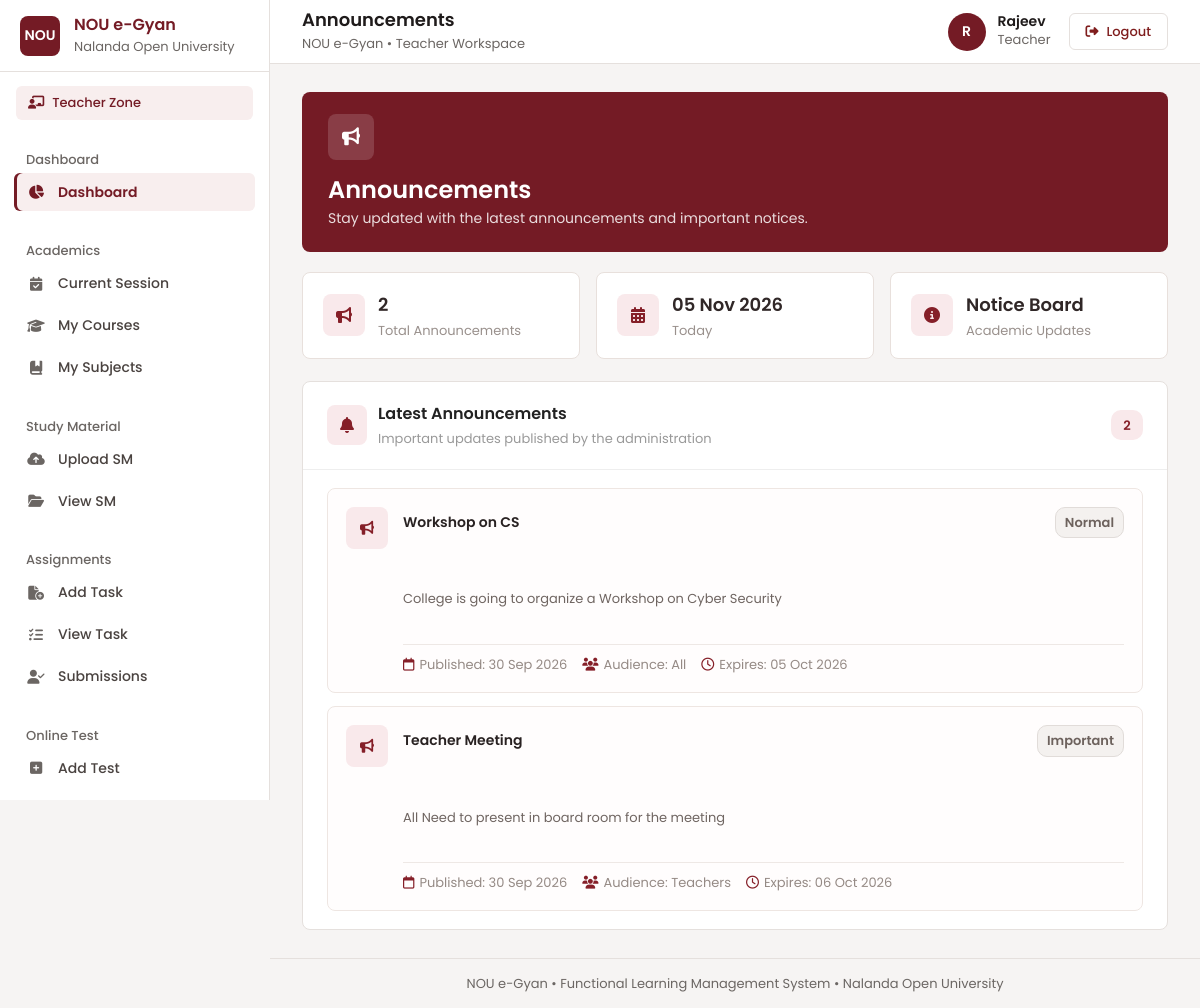
Screenshot of /tannouncement (signed in) with the database file from the repository.
### myapp/models.py (models this page shows, shortened)
class tbl_teacher(models.Model):
    user=models.OneToOneField(User,
        on_delete=models.CASCADE,
        related_name="Teacher"
    )
    employee_id = models.IntegerField(primary_key=True, auto_created=True)
    name = models.CharField(max_length=200)
    email = models.CharField(max_length=200)
    mobile = models.CharField(max_length=20)
    department = models.CharField(max_length=200)
    designation = models.CharField(max_length=200)
    username = models.CharField(max_length=100)
    password = models.CharField(max_length=100)
    status = models.CharField(max_length=100)
    Dor = models.DateTimeField()

class Announcement(models.Model):
    title = models.CharField(max_length=200)
    audience = models.CharField(max_length=50)
    priority = models.CharField(max_length=50)
    publish_date = models.DateField()
    expiry_date = models.DateField(blank=True,null=True)
    message = models.TextField()
    created_at = models.DateTimeField(auto_now_add=True)

### myapp/views.py (the view)
# urls.py: path("tannouncement",tannouncement, name="tannouncement"),
@cache_control(no_cache=True, must_revalidate=True, no_store=True)
@login_required
def tannouncement(request):
    announcements = Announcement.objects.filter(
        audience__in=["Teachers", "All"])
    return render(
        request,
        "teacher/announcement.html",
        {
            "announcements": announcements
        }
    )

### myapp/templates/teacher/announcement.html (shortened to what this page needs)
{% extends 'teacher/base.html' %}
{% block page_title %}
Announcements
{% endblock %}
{% block content %}
<div class="teacher-announcement-page">
    <div class="announcement-hero">
        <div class="announcement-hero-content">
            <div class="announcement-hero-icon">
                <i class="fa-solid fa-bullhorn"></i>
            </div>
            <h2>
                Announcements
            </h2>
            <p>
                Stay updated with the latest announcements and important notices.
            </p>
        </div>
    </div>
    <div class="announcement-summary">
        <div class="summary-card">
            <div class="summary-icon">
                <i class="fa-solid fa-bullhorn"></i>
            </div>
            <div class="summary-content">
                <h4>
                    {{ announcements|length }}
                </h4>
                <p>
                    Total Announcements
                </p>
            </div>
        </div>
        <div class="summary-card">
            <div class="summary-icon">
                <i class="fa-solid fa-calendar-days"></i>
            </div>
            <div class="summary-content">
                <h4>
                    {% now "d M Y" %}
                </h4>
                <p>
                    Today
                </p>
            </div>
        </div>
        <div class="summary-card">
            <div class="summary-icon">
                <i class="fa-solid fa-circle-info"></i>
            </div>
            <div class="summary-content">
                <h4>
                    Notice Board
                </h4>
                <p>
                    Academic Updates
                </p>
            </div>
        </div>
    </div>
    <div class="announcement-list-card">
        <div class="announcement-list-header">
            <div class="announcement-list-title">
                <div class="announcement-list-icon">
                    <i class="fa-solid fa-bell"></i>
                </div>
                <div>
                    <h3>
                        Latest Announcements
                    </h3>
                    <p>
                        Important updates published by the administration
                    </p>
                </div>
            </div>
            <div class="announcement-count">
                {{ announcements|length }}
            </div>
        </div>
        {% if announcements %}
        <div class="announcement-items">
            {% for announcement in announcements %}
            <div class="announcement-item">
                <div class="announcement-item-icon">
                    {% if announcement.priority|lower == "high" %}
                        <i class="fa-solid fa-triangle-exclamation"></i>
                    {% elif announcement.priority|lower == "medium" %}
                        <i class="fa-solid fa-circle-exclamation"></i>
                    {% else %}
                        <i class="fa-solid fa-bullhorn"></i>
                    {% endif %}
                </div>
                <div class="announcement-item-content">
                    <div class="announcement-top">
                        <h4 class="announcement-title">
                            {{ announcement.title }}
                        </h4>
                        {% if announcement.priority|lower == "high" %}
                            <span class="priority-badge priority-high">
                                {{ announcement.priority }}
                            </span>
                        {% elif announcement.priority|lower == "medium" %}
                            <span class="priority-badge priority-medium">
                                {{ announcement.priority }}
                            </span>
                        {% elif announcement.priority|lower == "low" %}
                            <span class="priority-badge priority-low">
                                {{ announcement.priority }}
                            </span>
                        {% else %}
                            <span class="priority-badge priority-default">
                                {{ announcement.priority }}
                            </span>
                        {% endif %}
                    </div>
                    <p class="announcement-message">
                        {{ announcement.message }}
                    </p>
                    <div class="announcement-meta">
                        <span>
                            <i class="fa-regular fa-calendar"></i>
                            Published:
                            {{ announcement.publish_date|date:"d M Y" }}
                        </span>
                        <span>
                            <i class="fa-solid fa-users"></i>
                            Audience:
                            {{ announcement.audience }}
                        </span>
                        {% if announcement.expiry_date %}
                        <span>
                            <i class="fa-regular fa-clock"></i>
                            Expires:
                            {{ announcement.expiry_date|date:"d M Y" }}
                        </span>
                        {% endif %}
                    </div>
                </div>
            </div>
            {% endfor %}
        </div>
        {% endif %}
    </div>
</div>
{% endblock %}

### myapp/templates/teacher/base.html (shortened to what this page needs)
{% load static %}
<!doctype html>
<html lang="en">
<head>
    <link rel="stylesheet" href="https://cdnjs.cloudflare.com/ajax/libs/font-awesome/6.5.2/css/all.min.css">
</head>
<body>
<div class="layout">
    <aside class="sidebar" id="sidebar">
        <div class="brand">
            <div class="seal">NOU</div>
            <div class="brand-text">
                <b>NOU e-Gyan</b>
                <small>Nalanda Open University</small>
            </div>
        </div>
        <div class="role-badge">
            <i class="fa-solid fa-chalkboard-user"></i>
            {% block user_role %}Teacher Zone{% endblock %}
        </div>
        <nav class="nav-wrapper">
            <div class="nav-group">
                <div class="nav-header">Dashboard</div>
                <div class="nav-sub" >
                    <a href="{% url 'tdash' %}" class="nav-link active">
                        <i class="fa-solid fa-chart-pie icon"></i>
                        <span>Dashboard</span>
                    </a>
                </div>
            </div>
            <div class="nav-group">
                <div class="nav-header">Academics</div>
                <div class="nav-sub">
                    <a href="{% url 'currentsession' %}" class="nav-link">
                        <i class="fa-solid fa-calendar-check icon"></i>
                        <span>Current Session</span>
                    </a>
                    <a href="{% url 'mycourse' %}" class="nav-link">
                        <i class="fa-solid fa-graduation-cap icon"></i>
                        <span>My Courses</span>
                    </a>
                    <a href="{% url 'mysubject' %}" class="nav-link">
                        <i class="fa-solid fa-book-bookmark icon"></i>
                        <span>My Subjects</span>
                    </a>
                </div>
            </div>
            <div class="nav-group">
                <div class="nav-header">Study Material</div>
                <div class="nav-sub">
                    <a href="{% url 'tuploadsm' %}" class="nav-link">
                        <i class="fa-solid fa-cloud-arrow-up icon"></i>
                        <span>Upload SM</span>
                    </a>
                    <a href="{% url 'tviewsm' %}" class="nav-link">
                        <i class="fa-solid fa-folder-open icon"></i>
                        <span>View SM</span>
                    </a>
                </div>
            </div>
            <div class="nav-group">
                <div class="nav-header">Assignments</div>
                <div class="nav-sub">
                    <a href="{% url 'taddtask' %}" class="nav-link">
                        <i class="fa-solid fa-file-circle-plus icon"></i>
                        <span>Add Task</span>
                    </a>
                    <a href="{% url 'tviewtask' %}" class="nav-link">
                        <i class="fa-solid fa-list-check icon"></i>
                        <span>View Task</span>
                    </a>
                    <a href="{% url 'teacher_submissions' %}" class="nav-link">
                        <i class="fa-solid fa-user-check icon"></i>
                        <span>Submissions</span>
                    </a>
                </div>
            </div>
            <div class="nav-group">
                <div class="nav-header">Online Test</div>
                <div class="nav-sub">
                    <a href="{% url 'tonline_test' %}" class="nav-link">
                        <i class="fa-solid fa-square-plus icon"></i>
                        <span>Add Test</span>
                    </a>
                    <a href="{% url 'tshow_test' %}" class="nav-link">
                    </a>
                </div>
            </div>
        </nav>
    </aside>
    <main class="main">
        <header class="topbar">
            <div class="topbar-left">
                <div class="page-id">
                    <b>{% block page_title %}Teacher Dashboard{% endblock %}</b>
                    <small>NOU e-Gyan • Teacher Workspace</small>
                </div>
            </div>
            <div class="top-tools">
                <div class="profile-pill">
                    <div class="profile-avatar">
                        {{ request.user.Teacher.name|first|upper }}
                    </div>
                    <div class="profile-info">
                        <b>{{ request.user.Teacher.name }}</b>
                        <small>Teacher</small>
                    </div>
                </div>
                <a href="{% url 'logout' %}" class="logout-btn">
                    <i class="fa-solid fa-right-from-bracket"></i>
                    <span>Logout</span>
                </a>
            </div>
        </header>
        <div class="content">
            {% block content %}
            {% endblock %}
        </div>
        <footer class="footer">
            NOU e-Gyan • Functional Learning Management System • Nalanda Open University
        </footer>
    </main>
</div>
</body>
</html>

### myapp/templates/partials/poppins.html (style rules this page uses)
:root { --font-poppins: "Poppins", system-ui, -apple-system, "Segoe UI", Roboto, sans-serif; --fw-light: 300; --fw-regular: 400; --fw-medium: 500; --fw-semibold: 600; --fw-bold: 700; --fw-extrabold: 800; }
html, body, button, input, select, textarea, optgroup, option, table, caption, th, td, h1, h2, h3, h4, h5, h6, p, a, span, div, label, ul, ol, li, dl, dt, dd, small, strong, b, em, legend, summary, figcaption, blockquote, section, header, footer, nav, main, aside, article, form, fieldset { font-family: var(--font-poppins); }
html { -webkit-text-size-adjust: 100%; text-size-adjust: 100%; }
body { font-weight: var(--fw-regular); -webkit-font-smoothing: antialiased; -moz-osx-font-smoothing: grayscale; text-rendering: optimizeLegibility; -webkit-tap-highlight-color: transparent; }

### rows the page displays
Announcement: title "Workshop on CS", priority "Normal", message "College is going to organize a Workshop on Cyber Security", publish_date "30 Sep 2026", audience "All", expiry_date "05 Oct 2026"
Announcement: title "Teacher Meeting", priority "Important", message "All Need to present in board room for the meeting", publish_date "30 Sep 2026", audience "Teachers", expiry_date "06 Oct 2026"

### other values shown
{{ request.user.Teacher.name|first|upper }} "R"
{{ request.user.Teacher.name }} "Rajeev"
{{ announcements|length }} "2"
